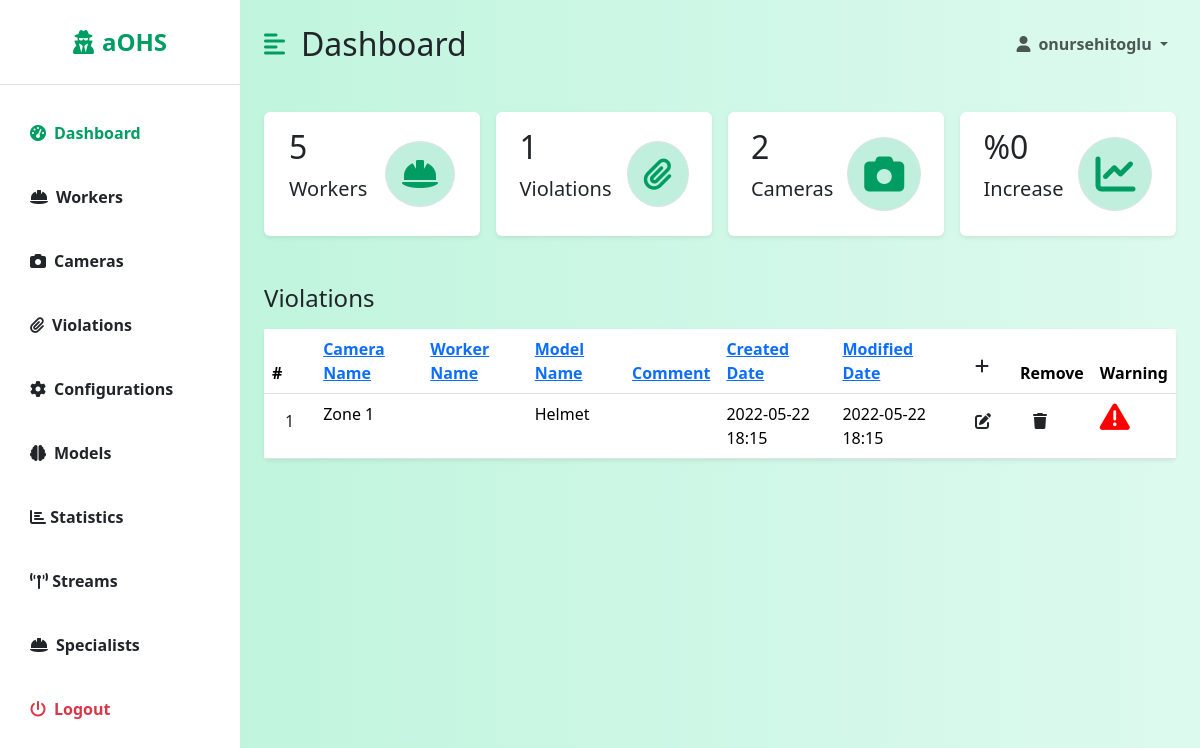
The page /dashboard/violations/ (signed in) on the database its author committed.
### backend/models.py (models this page shows, shortened)
class Violation(models.Model):
    id = models.AutoField(primary_key=True)
    cameraId = models.ForeignKey(Camera, on_delete=models.DO_NOTHING, null=False)
    workerId = models.ForeignKey(Worker, on_delete=models.DO_NOTHING, null=True)
    modelId = models.ForeignKey(Model, on_delete=models.SET_NULL, null=True)
    comment = models.CharField(max_length=250, null=True)
    valid = models.BooleanField(default=True, null=False)
    isNotified = models.BooleanField(default=False, null=False)
    capture = models.ImageField(null=True, blank=True)
    created = models.DateTimeField(auto_now_add=True)
    modified = models.DateTimeField(auto_now=True)

class Camera(models.Model):
    id = models.AutoField(primary_key=True)
    url = models.URLField(max_length=100)
    name = models.CharField(max_length=100, null=False)
    userId = models.ForeignKey(User, on_delete=models.DO_NOTHING, null=True)
    created = models.DateTimeField(auto_now_add=True)
    modified = models.DateTimeField(auto_now=True)
    active = models.BooleanField(default=False)
    def __str__(self):
        return str(self.name)

class Model(models.Model):
    id = models.AutoField(primary_key=True)
    name = models.CharField(max_length=100, null=False)
    path = models.CharField(max_length=100, null=False)
    created = models.DateTimeField(auto_now_add=True)
    modified = models.DateTimeField(auto_now=True)
    def __str__(self):
        return str(self.name)

### dashboard/views/violation_views.py (the view, shortened to what this page needs)
# urls.py: path('violations/', ViolationView.as_view()),
class ViolationView(LoginRequiredMixin, View, GetCountsMixin):
    login_url = '/login/'
    redirect_field_name = 'redirect_to'
    def get(self, request):
        headers = ['Camera Name', 'Worker Name', 'Model Name', 'Comment', 'Created Date',
                   'Modified Date']
        data = Violation.objects.filter(valid=True)
        if 'Camera Name' in request.GET:
            data = Violation.objects.all().order_by('cameraId__name')
        elif 'Worker Name' in request.GET:
            data = Violation.objects.all().order_by('workerId__name')
        elif 'Model Name' in request.GET:
            data = Violation.objects.all().order_by('modelId__name')
        elif 'Comment' in request.GET:
            data = Violation.objects.all().order_by('comment')
        elif 'Created Date' in request.GET:
            data = Violation.objects.all().order_by('created')
        elif 'Modified Date' in request.GET:
            data = Violation.objects.all().order_by('modified')
        return render(request, 'dashboard/listViolation.html',
                      {'headers': headers, 'data': data, 'counts': super().get_counts()})

### dashboard/views/mixins.py (called while the page is built)
    def get_counts(self):
        violations_in_this_week = Violation.objects.filter(valid=True, created__gte=datetime.now() - timedelta(days=7))
        violations_in_last_week = Violation.objects.filter(valid=True, created__gte=datetime.now() - timedelta(days=14),
                                                           created__lte=datetime.now() - timedelta(7))
        if len(violations_in_last_week) == 0:
            increase = 0
        else:
            increase = len(violations_in_this_week) - len(violations_in_last_week) / len(violations_in_last_week)
        counts = {
            'workers': Worker.objects.filter(active=True).count(),
            'violations': Violation.objects.filter(valid=True).count(),
            'cameras': Camera.objects.count(),
            'increase': increase,
        }
        return counts

### dashboard/templates/dashboard/listViolation.html (shortened to what this page needs)
{% extends 'dashboard/dashboard.html' %}
{% block table %}
    <h3 class="fs-4 mb-3">Violations</h3>
    <table class="table bg-white rounded shadow-sm  table-hover">
        <thead>
        <tr>
            <th scope="col" width="50">#</th>
            {% for header in headers %}
                <th scope="col"><a href="?{{ header }}">{{ header }}</a></th>
            {% endfor %}
            <th><a class="btn" href="/dashboard/violations/add/"><i class="fa fa-plus"></i></a></th>
            <th>Remove</th>
            <th>Warning</th>
        </tr>
        </thead>
        <tbody>
        {% for datum in data %}
            <tr>
                <th scope="row"><a class="btn" href="/dashboard/violations/{{ datum.id }}">{{ forloop.counter }}</a>
                </th>
                <td>{{ datum.cameraId }}</td>
                <td>
                </td>
                <td>{{ datum.modelId }}</td>
                <td>{{ datum.comment }}</td>
                <td>{{ datum.created | date:'Y-m-d H:i' }}</td>
                <td>{{ datum.modified | date:'Y-m-d H:i' }}</td>
                <th><a class="btn" href="/dashboard/violations/edit/{{ datum.id }}/"><i class="fa fa-edit"></i></a></th>
                <th><a class="btn" href="/dashboard/violations/delete/{{ datum.id }}/"><i class="fa fa-trash"></i></a>
                </th>
                <th>{% if datum.workerId == null %}
                    <i class="fa fa-warning" style="font-size:30px;color:red"></i>
                {% endif %}   </th>
            </tr>
        {% endfor %}
        </tbody>
    </table>
{% endblock %}

### dashboard/templates/dashboard/dashboard.html (shortened to what this page needs)
{% extends 'base.html' %}
{% block dashboard %}
    <div class="d-flex" id="wrapper">
        <div class="bg-white" id="sidebar-wrapper">
            <div class="sidebar-heading text-center py-4 primary-text fs-4 fw-bold  border-bottom"><i
                    class="fas fa-user-secret me-2"></i>aOHS</div>
            <div class="list-group list-group-flush my-3">
                <a href="/dashboard/" class="list-group-item list-group-item-action bg-transparent second-text active"><i
                        class="fas fa-tachometer-alt me-2"></i>Dashboard</a>
                <a href="/dashboard/workers/" class="list-group-item list-group-item-action bg-transparent second-text fw-bold"><i
                        class="fas fa-hard-hat me-2"></i>Workers</a>
                <a href="/dashboard/cameras/" class="list-group-item list-group-item-action bg-transparent second-text fw-bold"><i
                        class="fas fa-camera me-2"></i>Cameras</a>
                <a href="/dashboard/violations/" class="list-group-item list-group-item-action bg-transparent second-text fw-bold"><i
                        class="fas fa-paperclip me-2"></i>Violations</a>
                <a href="/dashboard/configurations/" class="list-group-item list-group-item-action bg-transparent second-text fw-bold"><i
                        class="fas fa-cog me-2"></i>Configurations</a>
                <a href="/dashboard/models/" class="list-group-item list-group-item-action bg-transparent second-text fw-bold"><i
                        class="fas fa-brain me-2"></i>Models</a>
                <a href="/dashboard/statistics/" class="list-group-item list-group-item-action bg-transparent second-text fw-bold"><i
                        class="fa fa-bar-chart"></i> Statistics</a>
                <a href="/dashboard/streams/" class="list-group-item list-group-item-action bg-transparent second-text fw-bold"><i
                        class="fa fa-broadcast-tower fa-flip"></i> Streams</a>
                <a href="/dashboard/specialists/" class="list-group-item list-group-item-action bg-transparent second-text fw-bold"><i
                        class="fas fa-hard-hat me-2"></i>Specialists</a>
                <a href="/logout" class="list-group-item list-group-item-action bg-transparent text-danger fw-bold"><i
                        class="fas fa-power-off me-2"></i>Logout</a>
            </div>
        </div>
        <div id="page-content-wrapper">
            <nav class="navbar navbar-expand-lg navbar-light bg-transparent py-4 px-4">
                <div class="d-flex align-items-center">
                    <i class="fas fa-align-left primary-text fs-4 me-3" id="menu-toggle"></i>
                    <h2 class="fs-2 m-0">Dashboard</h2>
                </div>
                <div class="collapse navbar-collapse" id="navbarSupportedContent">
                    <ul class="navbar-nav ms-auto mb-2 mb-lg-0">
                        <li class="nav-item dropdown">
                            <a class="nav-link dropdown-toggle second-text fw-bold" href="#" id="navbarDropdown"
                                role="button" data-bs-toggle="dropdown" aria-expanded="false">
                                <i class="fas fa-user me-2"></i>{{ user.username }}
                            </a>
                        </li>
                    </ul>
                </div>
            </nav>
            <div class="container-fluid px-4">
                <div class="row g-3 my-2">
                    <div class="col-md-3">
                        <div class="p-3 bg-white shadow-sm d-flex justify-content-around align-items-center rounded">
                            <div>
                                <h3 class="fs-2">{{ counts.workers }}</h3>
                                <p class="fs-5">Workers</p>
                            </div>
                            <i class="fas fa-hard-hat fs-2 primary-text border rounded-full secondary-bg p-3"></i>
                        </div>
                    </div>
                    <div class="col-md-3">
                        <div class="p-3 bg-white shadow-sm d-flex justify-content-around align-items-center rounded">
                            <div>
                                <h3 class="fs-2">{{ counts.violations }}</h3>
                                <p class="fs-5">Violations</p>
                            </div>
                            <i
                                class="fas fa-paperclip fs-2 primary-text border rounded-full secondary-bg p-3"></i>
                        </div>
                    </div>
                    <div class="col-md-3">
                        <div class="p-3 bg-white shadow-sm d-flex justify-content-around align-items-center rounded">
                            <div>
                                <h3 class="fs-2">{{ counts.cameras }}</h3>
                                <p class="fs-5">Cameras</p>
                            </div>
                            <i class="fas fa-camera  fs-1 primary-text border rounded-full secondary-bg p-3"></i>
                        </div>
                    </div>
                    <div class="col-md-3">
                        <div class="p-3 bg-white shadow-sm d-flex justify-content-around align-items-center rounded">
                            <div>
                                <h3 class="fs-2">%{{ counts.increase }}</h3>
                                <p class="fs-5">Increase</p>
                            </div>
                            <i class="fas fa-chart-line fs-1 primary-text border rounded-full secondary-bg p-3"></i>
                        </div>
                    </div>
                </div>
                <div class="row my-5">
                    <div class="col">
                        {% block table %}
                        {% endblock %}
                    </div>
                </div>
            </div>
        </div>
    </div>
{% endblock %}

### templates/base.html (style rules this page uses)
:root { --main-bg-color: #009d63; --main-text-color: #009d63; --second-text-color: #bbbec5; --second-bg-color: #c1efde; }
.primary-text { color: var(--main-text-color); }
.secondary-bg { background-color: var(--second-bg-color); }
.rounded-full { border-radius: 100%; }
#wrapper { overflow-x: hidden; background-image: linear-gradient( to right, #baf3d7, #c2f5de, #cbf7e4, #d4f8ea, #ddfaef ); }
#sidebar-wrapper { min-height: 100vh; margin-left: -15rem; transition: margin 0.25s ease-out; }
#sidebar-wrapper .sidebar-heading { padding: 0.875rem 1.25rem; font-size: 1.2rem; }
#sidebar-wrapper .list-group { width: 15rem; }
#page-content-wrapper { min-width: 100vw; }
#menu-toggle { cursor: pointer; }
.list-group-item { border: none; padding: 20px 30px; }
.list-group-item.active { background-color: transparent; color: var(--main-text-color); font-weight: bold; border: none; }
@media (min-width: 768px) { #sidebar-wrapper { margin-left: 0; } }
@media (min-width: 768px) { #page-content-wrapper { min-width: 0; width: 100%; } }

### rows shown on the page
Violation: cameraId "Zone 1", modelId "Helmet", created "2022-05-22 18:15", modified "2022-05-22 18:15"

### other values the page prints
{{ user.username }} "onursehitoglu"
{{ counts.workers }} "5"
{{ counts.violations }} "1"
{{ counts.cameras }} "2"
{{ counts.increase }} "0"
{{ header }} "Camera Name" "Worker Name" "Model Name" "Comment" "Created Date" "Modified Date"
